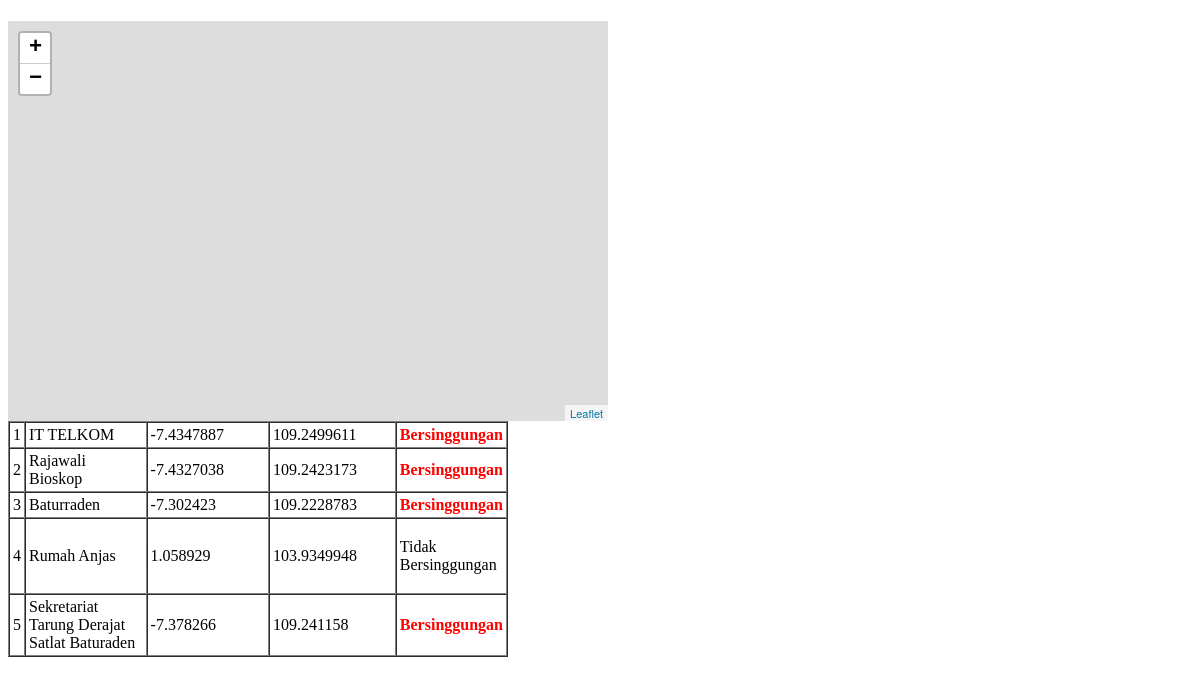
The page /openmap.php on the database its author committed.
### tables this page shows
CREATE TABLE IF NOT EXISTS `tb_tempat` (
`id` int(11) NOT NULL,
  `nama_tempat` varchar(200) DEFAULT NULL,
  `lat` double DEFAULT NULL,
  `lng` double DEFAULT NULL
);

### openmap.php (the view, shortened to what this page needs)
<!DOCTYPE html>
<html lang="en">
<head>
	<link rel="stylesheet" href="leaflet/leaflet.css">
  	<?php
  		$sql2 = "SELECT * FROM `tb_tempat`";
  		$result2=mysql_query($sql2);
  		$rows2=mysql_fetch_array($result2);
		$nomor=1;
		$count = mysql_num_rows($result2);
		$id1=$rows2['id'];
  	?>
</head>
<body>
	<div id="mapid"></div>
		<table width="500" border="1" cellspacing="0" cellpadding="3">
<?php
	for ($i=0; $i < $count; $i++) {
		$bersinggungan=0;
		$id2=$rows2['id'];
		$perulangan1=mysql_query("SELECT * FROM `tb_tempat` where id='$id1'");
		$rowsPer1=mysql_fetch_array($perulangan1);
		$lokasi1_lat=$rowsPer1['lat'];
		$lokasi1_long=$rowsPer1['lng'];
		for ($j=0; $j < $count; $j++) {
			$perulangan2=mysql_query("SELECT * FROM `tb_tempat` where id='$id2'");
			$rowsPer2=mysql_fetch_array($perulangan2);
			$lokasi2_lat=$rowsPer2['lat'];
			$lokasi2_long=$rowsPer2['lng'];
			if ($rowsPer1['id']!=$rowsPer2['id']) {
				$jarak = (rad2deg(acos((sin(deg2rad($lokasi1_lat))*sin(deg2rad($lokasi2_lat))) + (cos(deg2rad($lokasi1_lat))*cos(deg2rad($lokasi2_lat))*cos(deg2rad($lokasi1_long-$lokasi2_long))))))*111.13384;
				if($jarak<10)
				{
					$bersinggungan=1;
				}
			}
			$id2++;
		}
?>
		<tr>
			<td><?php echo $nomor++; ?></td>
			<td width="30%"><?php echo $rowsPer1['nama_tempat']; ?></td>
			<td width="30%"><?php echo $rowsPer1['lat']; ?></td>
			<td width="30%"><?php echo $rowsPer1['lng']; ?></td>
			<td width="30%">
				<?php if ($bersinggungan==0)  { ?> <p>Tidak Bersinggungan</p> <?php }  else  { ?> <b style='color: red;'>Bersinggungan</b> <?php } ?>
			</td>
		</tr>
<?php
	$id1++;
	}
?>
</table>
</body>
</html>

### leaflet/leaflet.css (style rules this page uses)
.leaflet-container { overflow: hidden; }
.leaflet-container.leaflet-touch-zoom { -ms-touch-action: pan-x pan-y; touch-action: pan-x pan-y; }
.leaflet-container.leaflet-touch-drag { -ms-touch-action: pinch-zoom; touch-action: none; touch-action: pinch-zoom; }
.leaflet-container.leaflet-touch-drag.leaflet-touch-zoom { -ms-touch-action: none; touch-action: none; }
.leaflet-container { -webkit-tap-highlight-color: transparent; }
.leaflet-grab { cursor: -webkit-grab; cursor: -moz-grab; cursor: grab; }
.leaflet-container { background: #ddd; outline: 0; }
.leaflet-container { font: 12px/1.5 "Helvetica Neue", Arial, Helvetica, sans-serif; }

### openmap.php (style rules this page uses)
#mapid { width: 600px; height: 400px; }

### rows shown on the page
tb_tempat: nama_tempat "IT TELKOM", lat "-7.4347887", lng "109.2499611", shows "Bersinggungan"
tb_tempat: nama_tempat "Rajawali Bioskop", lat "-7.4327038", lng "109.2423173", shows "Bersinggungan"
tb_tempat: nama_tempat "Baturraden", lat "-7.302423", lng "109.2228783", shows "Bersinggungan"
tb_tempat: nama_tempat "Rumah Anjas", lat "1.058929", lng "103.9349948", shows "Tidak Bersinggungan"
tb_tempat: nama_tempat "Sekretariat Tarung Derajat Satlat Baturaden", lat "-7.378266", lng "109.241158", shows "Bersinggungan"
